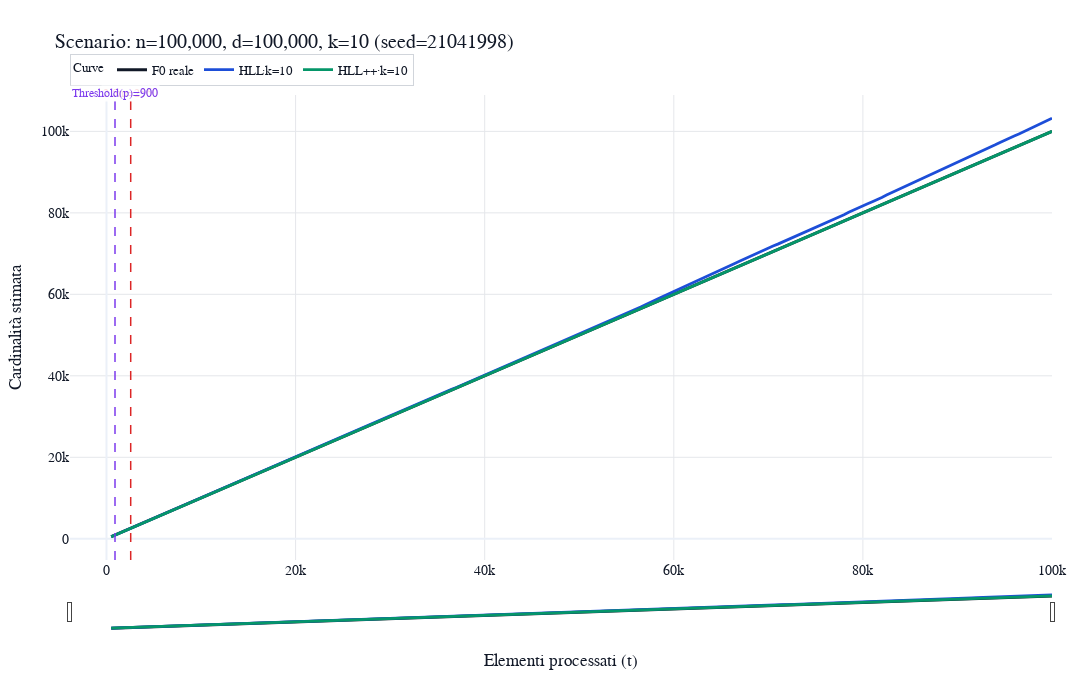
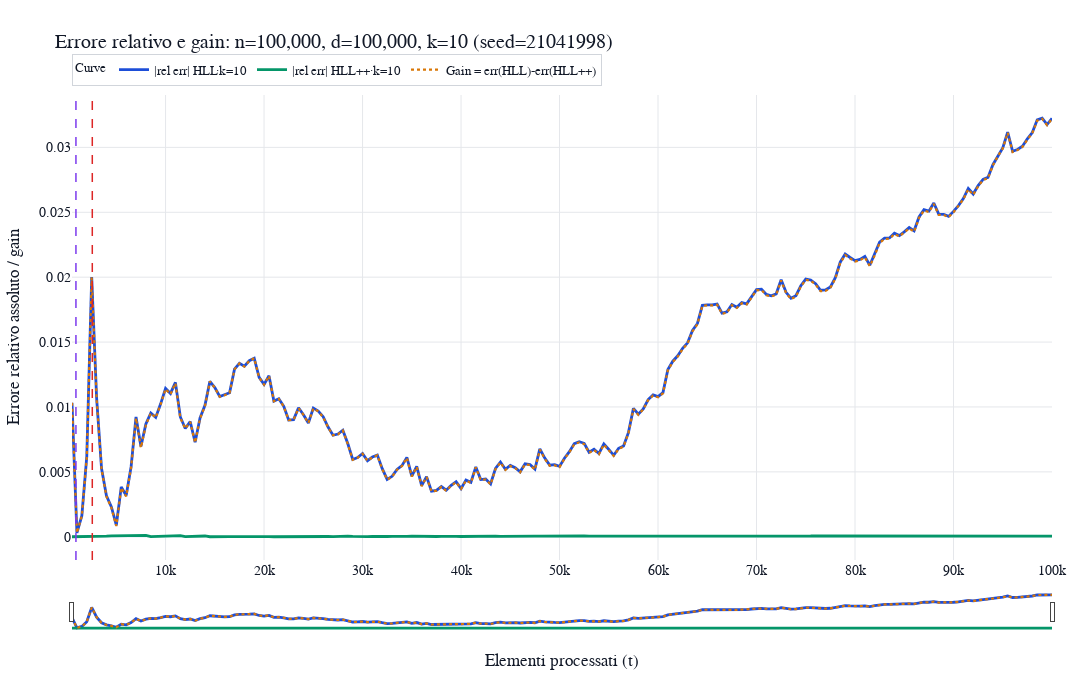
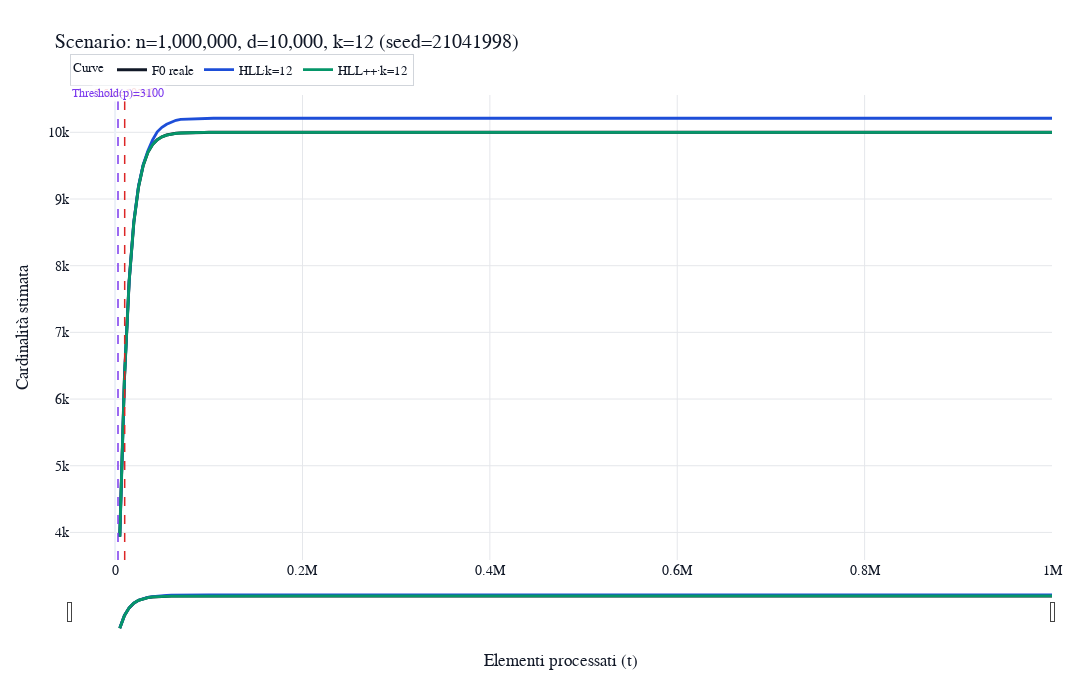
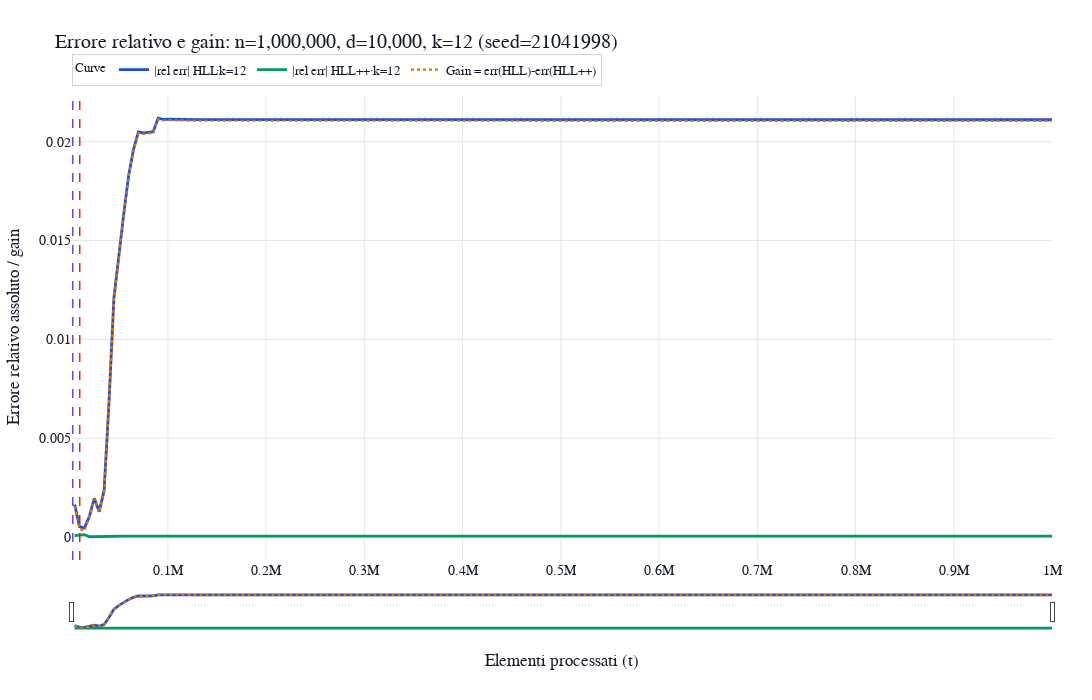

Source (notebook cell) for these figures, in order:
### Code cell
# Scenari con massima divergenza (gain elevato)
# 1) caso forte ad alta cardinalità relativa
plot_estimate_scenario(n=100_000, d=100_000, k=10)
plot_error_scenario(n=100_000, d=100_000, k=10)

# 2) caso forte small-range/intermedio
plot_estimate_scenario(n=1_000_000, d=10_000, k=12)
plot_error_scenario(n=1_000_000, d=10_000, k=12)

### Figure 1 — Plotly figure (JSON) as saved in the notebook; plotly's stock layout.template omitted (floating-point values rounded to 4 significant figures; data arrays with more than 128 entries replaced by an {"elided": "..."} marker saying what was removed)
{"data": [{"line": {"color": "#111827", "width": 3}, "mode": "lines", "name": "F0 reale", "type": "scatter", "x": {"elided": "200 int values"}, "y": {"elided": "200 float values"}}, {"line": {"color": "#1D4ED8", "width": 2.8}, "mode": "lines", "name": "HLL·k=10", "type": "scatter", "x": {"elided": "200 int values"}, "y": {"elided": "200 float values"}}, {"line": {"color": "#059669", "width": 2.8}, "mode": "lines", "name": "HLL++·k=10", "type": "scatter", "x": {"elided": "200 int values"}, "y": {"elided": "200 float values"}}], "layout": {"annotations": [{"bgcolor": "rgba(255,255,255,0.85)", "font": {"color": "#DC2626", "size": 12}, "showarrow": false, "text": "2.5m=2560", "x": 2560, "xref": "x", "y": 1, "yref": "paper", "yshift": 10}, {"bgcolor": "rgba(255,255,255,0.85)", "font": {"color": "#7C3AED", "size": 12}, "showarrow": false, "text": "Threshold(p)=900", "x": 900, "xref": "x", "y": 1, "yref": "paper", "yshift": 10}], "font": {"color": "#111827", "family": "Arial", "size": 14}, "height": 700, "legend": {"bordercolor": "#D1D5DB", "borderwidth": 1, "font": {"size": 13}, "itemclick": "toggleothers", "itemdoubleclick": "toggle", "orientation": "h", "title": {"font": {"size": 13}, "text": "Curve"}, "x": 0, "xanchor": "left", "y": 1.02, "yanchor": "bottom"}, "margin": {"b": 70, "l": 70, "r": 40, "t": 95}, "shapes": [{"line": {"color": "#DC2626", "dash": "dash", "width": 1.5}, "type": "line", "x0": 2560, "x1": 2560, "xref": "x", "y0": 0, "y1": 1, "yref": "y domain"}, {"line": {"color": "#7C3AED", "dash": "dash", "width": 1.5}, "type": "line", "x0": 900, "x1": 900, "xref": "x", "y0": 0, "y1": 1, "yref": "y domain"}], "title": {"text": "Scenario: n=100,000, d=100,000, k=10 (seed=21041998)"}, "width": 1250, "xaxis": {"fixedrange": false, "gridcolor": "#E5E7EB", "rangeslider": {"thickness": 0.07, "visible": true}, "showgrid": true, "title": {"text": "Elementi processati (t)"}}, "yaxis": {"fixedrange": false, "gridcolor": "#E5E7EB", "showgrid": true, "title": {"text": "Cardinalità stimata"}}}}

### Figure 2 — Plotly figure (JSON) as saved in the notebook; plotly's stock layout.template omitted (floating-point values rounded to 4 significant figures; data arrays with more than 128 entries replaced by an {"elided": "..."} marker saying what was removed)
{"data": [{"line": {"color": "#1D4ED8", "width": 2.8}, "mode": "lines", "name": "|rel err| HLL·k=10", "type": "scatter", "x": {"elided": "200 int values"}, "y": {"elided": "200 float values"}}, {"line": {"color": "#059669", "width": 2.8}, "mode": "lines", "name": "|rel err| HLL++·k=10", "type": "scatter", "x": {"elided": "200 int values"}, "y": {"elided": "200 float values"}}, {"line": {"color": "#D97706", "dash": "dot", "width": 2.2}, "mode": "lines", "name": "Gain = err(HLL)-err(HLL++)", "type": "scatter", "x": {"elided": "200 int values"}, "y": {"elided": "200 float values"}}], "layout": {"font": {"color": "#111827", "family": "Arial", "size": 14}, "height": 700, "legend": {"bordercolor": "#D1D5DB", "borderwidth": 1, "font": {"size": 13}, "itemclick": "toggleothers", "itemdoubleclick": "toggle", "orientation": "h", "title": {"font": {"size": 13}, "text": "Curve"}, "x": 0, "xanchor": "left", "y": 1.02, "yanchor": "bottom"}, "margin": {"b": 70, "l": 70, "r": 40, "t": 95}, "shapes": [{"line": {"color": "#DC2626", "dash": "dash", "width": 1.5}, "type": "line", "x0": 2560, "x1": 2560, "xref": "x", "y0": 0, "y1": 1, "yref": "y domain"}, {"line": {"color": "#7C3AED", "dash": "dash", "width": 1.5}, "type": "line", "x0": 900, "x1": 900, "xref": "x", "y0": 0, "y1": 1, "yref": "y domain"}], "title": {"text": "Errore relativo e gain: n=100,000, d=100,000, k=10 (seed=21041998)"}, "width": 1250, "xaxis": {"fixedrange": false, "gridcolor": "#E5E7EB", "rangeslider": {"thickness": 0.07, "visible": true}, "showgrid": true, "title": {"text": "Elementi processati (t)"}}, "yaxis": {"fixedrange": false, "gridcolor": "#E5E7EB", "showgrid": true, "title": {"text": "Errore relativo assoluto / gain"}}}}

### Figure 3 — Plotly figure (JSON) as saved in the notebook; plotly's stock layout.template omitted (floating-point values rounded to 4 significant figures; data arrays with more than 128 entries replaced by an {"elided": "..."} marker saying what was removed)
{"data": [{"line": {"color": "#111827", "width": 3}, "mode": "lines", "name": "F0 reale", "type": "scatter", "x": {"elided": "200 int values"}, "y": {"elided": "200 float values"}}, {"line": {"color": "#1D4ED8", "width": 2.8}, "mode": "lines", "name": "HLL·k=12", "type": "scatter", "x": {"elided": "200 int values"}, "y": {"elided": "200 float values"}}, {"line": {"color": "#059669", "width": 2.8}, "mode": "lines", "name": "HLL++·k=12", "type": "scatter", "x": {"elided": "200 int values"}, "y": {"elided": "200 float values"}}], "layout": {"annotations": [{"bgcolor": "rgba(255,255,255,0.85)", "font": {"color": "#DC2626", "size": 12}, "showarrow": false, "text": "2.5m=10240", "x": 10240, "xref": "x", "y": 1, "yref": "paper", "yshift": 10}, {"bgcolor": "rgba(255,255,255,0.85)", "font": {"color": "#7C3AED", "size": 12}, "showarrow": false, "text": "Threshold(p)=3100", "x": 3100, "xref": "x", "y": 1, "yref": "paper", "yshift": 10}], "font": {"color": "#111827", "family": "Arial", "size": 14}, "height": 700, "legend": {"bordercolor": "#D1D5DB", "borderwidth": 1, "font": {"size": 13}, "itemclick": "toggleothers", "itemdoubleclick": "toggle", "orientation": "h", "title": {"font": {"size": 13}, "text": "Curve"}, "x": 0, "xanchor": "left", "y": 1.02, "yanchor": "bottom"}, "margin": {"b": 70, "l": 70, "r": 40, "t": 95}, "shapes": [{"line": {"color": "#DC2626", "dash": "dash", "width": 1.5}, "type": "line", "x0": 10240, "x1": 10240, "xref": "x", "y0": 0, "y1": 1, "yref": "y domain"}, {"line": {"color": "#7C3AED", "dash": "dash", "width": 1.5}, "type": "line", "x0": 3100, "x1": 3100, "xref": "x", "y0": 0, "y1": 1, "yref": "y domain"}], "title": {"text": "Scenario: n=1,000,000, d=10,000, k=12 (seed=21041998)"}, "width": 1250, "xaxis": {"fixedrange": false, "gridcolor": "#E5E7EB", "rangeslider": {"thickness": 0.07, "visible": true}, "showgrid": true, "title": {"text": "Elementi processati (t)"}}, "yaxis": {"fixedrange": false, "gridcolor": "#E5E7EB", "showgrid": true, "title": {"text": "Cardinalità stimata"}}}}

### Figure 4 — Plotly figure (JSON) as saved in the notebook; plotly's stock layout.template omitted (floating-point values rounded to 4 significant figures; data arrays with more than 128 entries replaced by an {"elided": "..."} marker saying what was removed)
{"data": [{"line": {"color": "#1D4ED8", "width": 2.8}, "mode": "lines", "name": "|rel err| HLL·k=12", "type": "scatter", "x": {"elided": "200 int values"}, "y": {"elided": "200 float values"}}, {"line": {"color": "#059669", "width": 2.8}, "mode": "lines", "name": "|rel err| HLL++·k=12", "type": "scatter", "x": {"elided": "200 int values"}, "y": {"elided": "200 float values"}}, {"line": {"color": "#D97706", "dash": "dot", "width": 2.2}, "mode": "lines", "name": "Gain = err(HLL)-err(HLL++)", "type": "scatter", "x": {"elided": "200 int values"}, "y": {"elided": "200 float values"}}], "layout": {"font": {"color": "#111827", "family": "Arial", "size": 14}, "height": 700, "legend": {"bordercolor": "#D1D5DB", "borderwidth": 1, "font": {"size": 13}, "itemclick": "toggleothers", "itemdoubleclick": "toggle", "orientation": "h", "title": {"font": {"size": 13}, "text": "Curve"}, "x": 0, "xanchor": "left", "y": 1.02, "yanchor": "bottom"}, "margin": {"b": 70, "l": 70, "r": 40, "t": 95}, "shapes": [{"line": {"color": "#DC2626", "dash": "dash", "width": 1.5}, "type": "line", "x0": 10240, "x1": 10240, "xref": "x", "y0": 0, "y1": 1, "yref": "y domain"}, {"line": {"color": "#7C3AED", "dash": "dash", "width": 1.5}, "type": "line", "x0": 3100, "x1": 3100, "xref": "x", "y0": 0, "y1": 1, "yref": "y domain"}], "title": {"text": "Errore relativo e gain: n=1,000,000, d=10,000, k=12 (seed=21041998)"}, "width": 1250, "xaxis": {"fixedrange": false, "gridcolor": "#E5E7EB", "rangeslider": {"thickness": 0.07, "visible": true}, "showgrid": true, "title": {"text": "Elementi processati (t)"}}, "yaxis": {"fixedrange": false, "gridcolor": "#E5E7EB", "showgrid": true, "title": {"text": "Errore relativo assoluto / gain"}}}}
